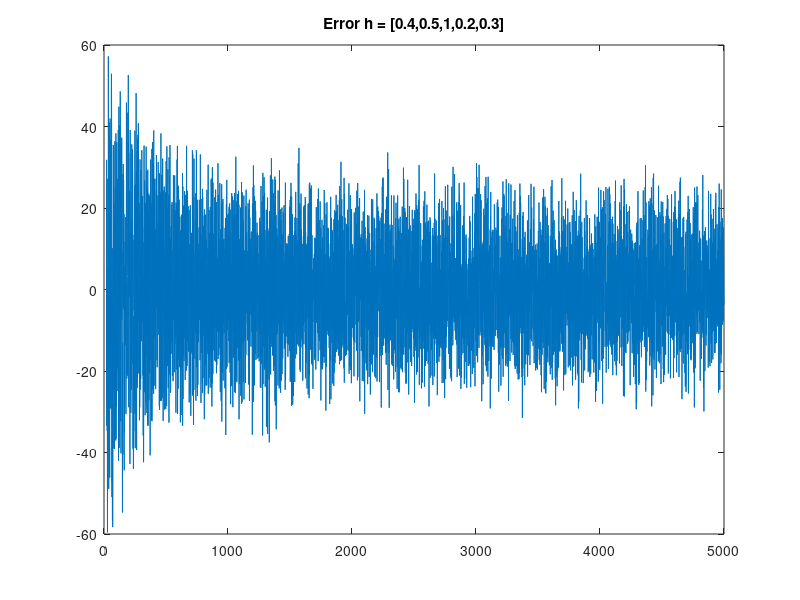
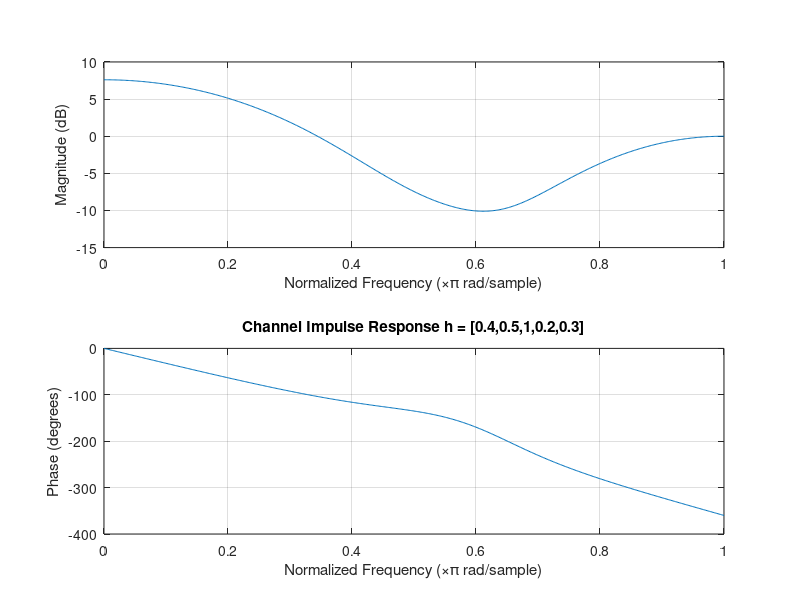
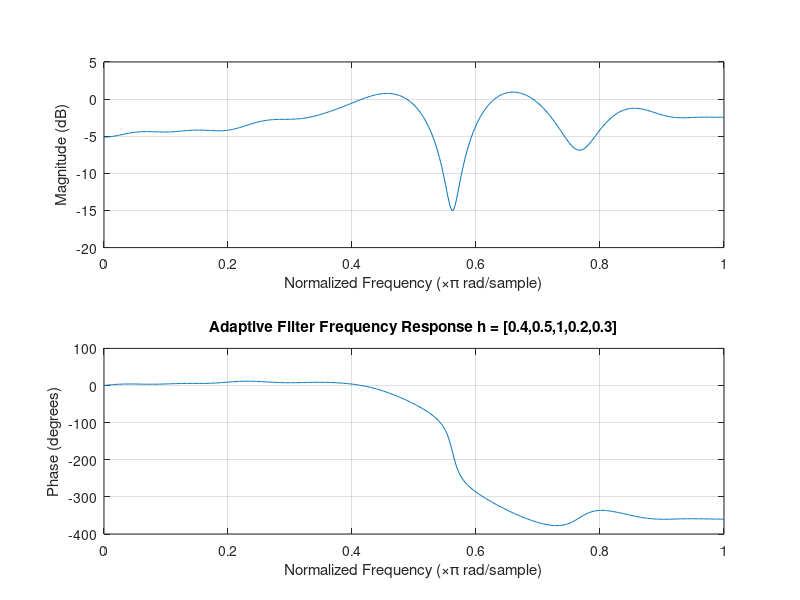

These charts were generated, in order, by the following MATLAB code:
%% Q B
N = 5000;

train = sign(rand(1, N)-0.5);
train = 20*train;

h = [0.4,0.5,1,0.2,0.3];
noise = randn( 1, length(conv(h,train)) );
x = conv(h, train) + noise;

d = 2;

M = 20;
adapt_filter = zeros(1,M+1);
adapt_filter(ceil(M/2)) = 1;
mu = 1e-6;
error = zeros(1,N);
y = zeros(1,N);

for k=M+1:N
    for indx = 1:M+1
        y(k) = y(k) + x(k+1-indx)*adapt_filter(indx);
    end
    error(k) = (train(k-d)) - y(k);
    for indx = 1:M+1
        adapt_filter(indx) = adapt_filter(indx) + 2*mu*error(k)*x(k+1-indx);
    end
end

figure; plot(error); title('Error h = [0.4,0.5,1,0.2,0.3]');
figure; freqz(h,1);title('Channel Impulse Response h = [0.4,0.5,1,0.2,0.3]');
figure;freqz(adapt_filter,1);title('Adaptive Filter Frequency Response h = [0.4,0.5,1,0.2,0.3]');


% conv(h,adapt_filter) should have a notch response

